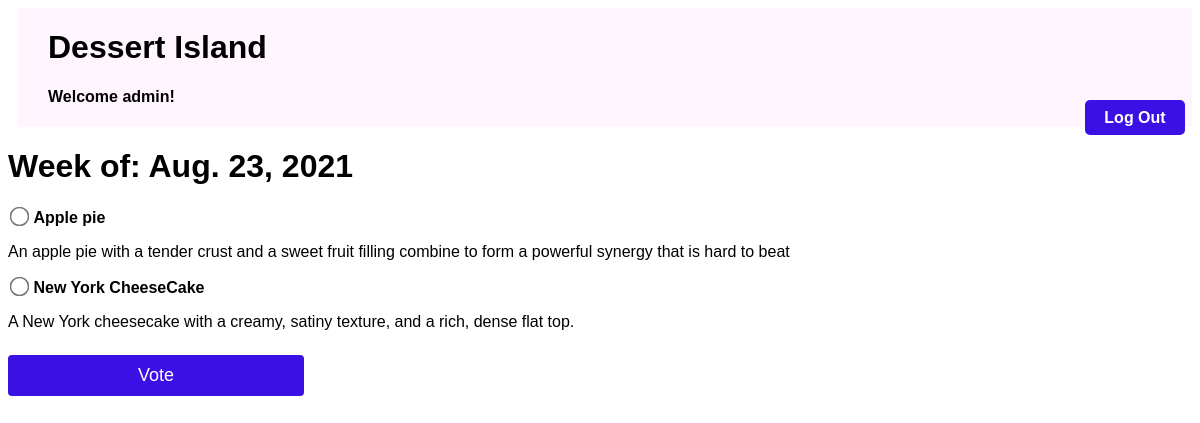
The app's page /polls/1/ (signed in) with its own data.
### weeklydessert/models.py (models this page shows, shortened)
class Week(models.Model):
  pub_date = models.DateTimeField("date published")
  def start_of_week(self):
    today = datetime.date.today()
    start_of_week = today + datetime.timedelta(days=-today.weekday(), weeks=1)
    return start_of_week

class Choice(models.Model):
  week = models.ForeignKey(Week, on_delete=models.CASCADE)
  dessert_choice = models.CharField(max_length=200)
  dessert_details = models.CharField(max_length=200)
  votes = models.IntegerField(default=0)

### weeklydessert/views.py (the view)
# urls.py: path("polls/<int:pk>/", views.DetailsView.as_view(), name="detail"),
class DetailsView(LoginRequiredMixin, DetailView):
  model = Week
  template_name = "detail.html"

### weeklydessert/templates/detail.html (shortened to what this page needs)
{% extends "header.html" %}
{% block content %}
{% load static %}
<link rel="stylesheet" type="text/css" href="{% static 'weeklydessert/detail.css' %}">
<h1>Week of: {{ week.start_of_week }}</h1>
<form action="{% url 'vote' week.id %}" method="post">
{% for choice in week.choice_set.all %}
    <input type="radio" name="choice" id="choice{{ forloop.counter }}" value="{{ choice.id }}">
    <label for="choice{{ forloop.counter }}">{{ choice.dessert_choice }}</label><br>
		<p>{{ choice.dessert_details }}</p>
{% endfor %}
<input type="submit" value="Vote">
</form>
{% endblock %}

### weeklydessert/templates/header.html
{% load static %}
<link rel="stylesheet" type="text/css" href="{% static 'weeklydessert/header.css' %}">
<div class="header">
	{% if user.username %}
  <a class= "logout-button" href="{% url 'logout' %}">Log Out</a>
  {% endif %}
  <div class="header-content">
    <h1 class="header-title">Dessert Island</h1>
    {% if user.username %}
    <h4 class="header-greet">Welcome {{ user.username }}!</h4>
    {% endif %}
  </div>
</div>
{% block content%}
{% endblock %}

### weeklydessert/static/weeklydessert/header.css (style rules this page uses)
.header { display: flex; flex-direction: row; background-color: #FFF5FF; margin-left: 10px; }
.header-title { margin-bottom: 0; }
.header-content { display: flex; flex-direction: column; margin-left: 30px; align-items: center; justify-content: center; }
.header-greet { width: 100%; }
.logout-button { position: absolute; top: 100px; right: 15px; display: block; width: 80px; height: 15px; background: #3A10E5; padding: 10px; text-align: center; border-radius: 5px; color: white; font-weight: bold; line-height: 15px; text-decoration: none; }

### weeklydessert/static/weeklydessert/detail.css (style rules this page uses)
input[type=radio] { -ms-transform: scale(1.5); -webkit-transform: scale(1.5); transform: scale(1.5); }
label { font-weight: bold; }
input[type=submit] { background-color: #3A10E5; color: white; padding: 10px 14px; margin: 8px 0; border: none; border-radius: 4px; cursor: pointer; width: 25%; font-size: 18px; }

### records on screen
Week: start_of_week "Aug. 23, 2021"
Choice: dessert_choice "Apple pie", dessert_details "An apple pie with a tender crust and a sweet fruit filling combine to form a powerful synergy that is hard to beat"
Choice: dessert_choice "New York CheeseCake", dessert_details "A New York cheesecake with a creamy, satiny texture, and a rich, dense flat top."

### other values on screen
{{ user.username }} "admin"
